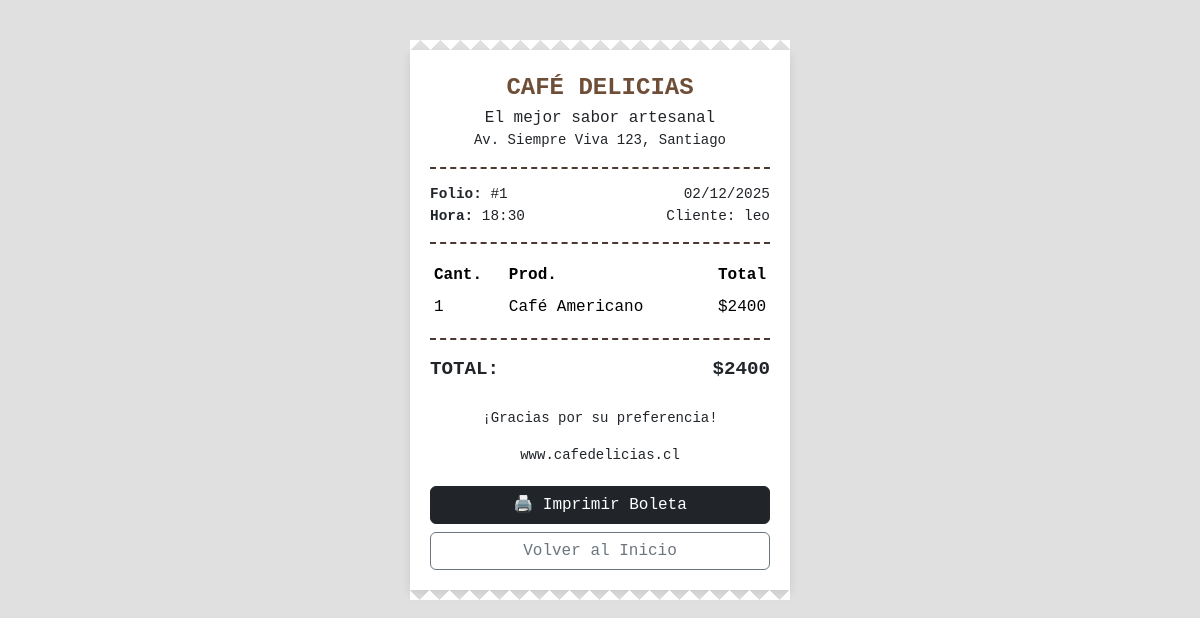
Screenshot of /boleta/1/ (signed in) with the database file from the repository.
### delicias_cafe/models.py (models this page shows, shortened)
class Pedido(models.Model):
    usuario = models.ForeignKey(User, on_delete=models.CASCADE)
    fecha = models.DateTimeField(auto_now_add=True)
    total = models.DecimalField(max_digits=10, decimal_places=0)
    class Meta:
        verbose_name = "Pedido"
        verbose_name_plural = "Pedidos"
        ordering = ['-fecha'] # El más reciente primero

class DetallePedido(models.Model):
    pedido = models.ForeignKey(Pedido, on_delete=models.CASCADE, related_name='detalles')
    producto = models.ForeignKey(Producto, on_delete=models.CASCADE)
    cantidad = models.PositiveIntegerField()
    precio_unitario = models.DecimalField(max_digits=10, decimal_places=0) # Precio congelado al momento de compra
    class Meta:
        verbose_name = "Detalle de Pedido"
        verbose_name_plural = "Detalles de Pedidos"
    def subtotal(self):
        return self.cantidad * self.precio_unitario

class Producto(models.Model):
    OPCIONES_CATEGORIA = [
        ('caliente', 'Cafés Calientes'),
        ('frio', 'Cafés Helados'),
        ('grano', 'Café en Grano'),
        ('acompanamiento', 'Dulces'),
    ]
    nombre = models.CharField(max_length=100)
    precio = models.DecimalField(max_digits=10, decimal_places=0) # 0 decimales para CLP
    stock = models.PositiveIntegerField(default=0)
    categoria = models.CharField(max_length=20, choices=OPCIONES_CATEGORIA, default='caliente')
    imagen = models.ImageField(upload_to='productos/', null=True, blank=True)
    descripcion = models.TextField(max_length=500, blank=True, null=True)
    class Meta:
        verbose_name = "Producto"
        verbose_name_plural = "Productos"
        ordering = ['nombre'] # Ordenar alfabéticamente en el admin

### delicias_cafe/views.py (the view)
# urls.py: path('boleta/<int:pedido_id>/', views.boleta, name='boleta'),
def boleta(request, pedido_id):
    pedido = get_object_or_404(Pedido, id=pedido_id, usuario=request.user)
    return render(request, 'cafe_cafe/boleta.html', {'pedido': pedido})

### delicias_cafe/templates/cafe_cafe/boleta.html (shortened to what this page needs)
{% load static %}
<!DOCTYPE html>
<html lang="es">
<head>
    <link href="https://cdn.jsdelivr.net/npm/bootstrap@5.3.7/dist/css/bootstrap.min.css" rel="stylesheet">
</head>
<body>
<div class="ticket">
    <div class="logo-text">CAFÉ DELICIAS</div>
    <p class="text-center mb-0">El mejor sabor artesanal</p>
    <p class="text-center small">Av. Siempre Viva 123, Santiago</p>
    <div class="dashed-line"></div>
    <div class="info-row">
        <span><strong>Folio:</strong> #{{ pedido.id }}</span>
        <span>{{ pedido.fecha|date:"d/m/Y" }}</span>
    </div>
    <div class="info-row">
        <span><strong>Hora:</strong> {{ pedido.fecha|date:"H:i" }}</span>
        <span>Cliente: {{ pedido.usuario.username }}</span>
    </div>
    <div class="dashed-line"></div>
    <table class="table table-borderless table-sm mb-0">
        <thead>
            <tr>
                <th scope="col">Cant.</th>
                <th scope="col">Prod.</th>
                <th scope="col" class="text-end">Total</th>
            </tr>
        </thead>
        <tbody>
            {% for detalle in pedido.detalles.all %}
            <tr>
                <td>{{ detalle.cantidad }}</td>
                <td>{{ detalle.producto.nombre }}</td>
                <td class="text-end">${{ detalle.subtotal }}</td>
            </tr>
            {% endfor %}
        </tbody>
    </table>
    <div class="dashed-line"></div>
    <div class="d-flex justify-content-between total-row">
        <span>TOTAL:</span>
        <span>${{ pedido.total }}</span>
    </div>
    <div class="mt-4 text-center small">
        <p>¡Gracias por su preferencia!</p>
        <p>www.cafedelicias.cl</p>
    </div>
    <button onclick="window.print()" class="btn btn-dark btn-print">🖨️ Imprimir Boleta</button>
    <a href="{% url 'index' %}" class="btn btn-outline-secondary btn-home w-100 mt-2">Volver al Inicio</a>
</div>
</body>
</html>

### delicias_cafe/templates/cafe_cafe/boleta.html (style rules this page uses)
body { background-color: #e0e0e0; font-family: 'Courier New', Courier, monospace; }
.ticket { background: white; width: 380px; margin: 50px auto; padding: 20px; box-shadow: 0 4px 10px rgba(0,0,0,0.1); position: relative; }
.ticket::before, .ticket::after { content: ""; position: absolute; left: 0; width: 100%; height: 10px; background: linear-gradient(135deg, transparent 50%, white 50%), linear-gradient(45deg, white 50%, transparent 50%); background-size: 20px 20px; }
.ticket::before { top: -10px; transform: rotate(180deg); }
.ticket::after { bottom: -10px; }
.dashed-line { border-bottom: 2px dashed #4b3832; margin: 15px 0; }
.logo-text { text-align: center; font-weight: bold; font-size: 1.5rem; color: #6f4e37; }
.info-row { display: flex; justify-content: space-between; font-size: 0.9rem; }
.total-row { font-size: 1.2rem; font-weight: bold; margin-top: 10px; }
.btn-print { display: block; width: 100%; margin-top: 20px; }

### rows the page displays
Pedido: id "1", fecha "02/12/2025", fecha "18:30", usuario.username "leo", total "2400"
DetallePedido: cantidad "1", producto.nombre "Café Americano", subtotal "2400"
